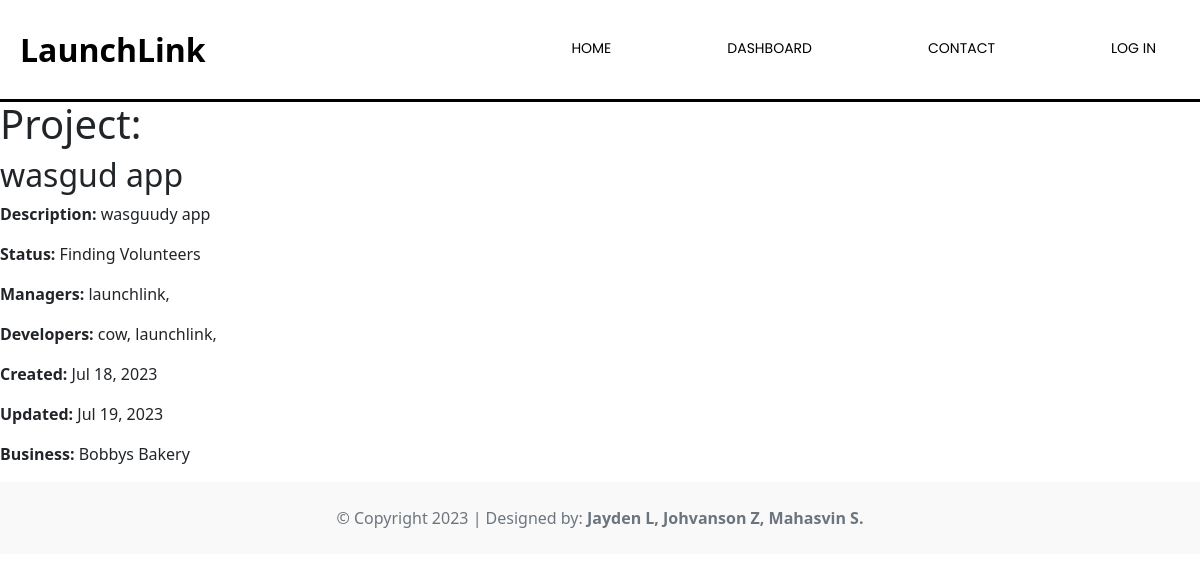
/projects/1, run on the app's committed database.
### projects/models.py (models this page shows, shortened)
class Project(models.Model):
    FINDING_VOLUNTEERS = '1'
    WORKING = '2'
    FINAL_TOUCHES = '3'
    COMPLETED = '4'
    project_status = (
        (FINDING_VOLUNTEERS, 'Finding Volunteers'),
        (WORKING, 'Working'),
        (FINAL_TOUCHES, 'Final Touches'),
        (COMPLETED, 'Completed'),
    )
    project_request = models.ForeignKey(ProjectRequest, on_delete=models.CASCADE, null=True, related_name='project')
    status = models.CharField(max_length=100, choices=project_status, default=FINDING_VOLUNTEERS)
    managers = models.ManyToManyField('accounts.Volunteer', related_name='projects_managed')
    developers = models.ManyToManyField('accounts.Volunteer', related_name='projects_developed')
    created = models.DateTimeField(auto_now_add=True)
    updated = models.DateTimeField(auto_now=True)
    product_link = models.URLField(null=True, blank=True)
    github_link = models.URLField(null=True, blank=True)
    slug = models.SlugField()

class ProjectRequest(models.Model):
    PENDING = "1"
    VERIFIED = "2"
    REJECTED = "3"
    request_status = (
        (PENDING, 'Pending'),
        (VERIFIED, 'Verified'),
        (REJECTED, 'Rejected'),
    )
    title = models.CharField(max_length=100)
    description = models.TextField()
    created = models.DateTimeField(auto_now_add=True)
    updated = models.DateTimeField(auto_now=True)
    is_business = models.BooleanField(default=False)
    business = models.ForeignKey('accounts.Business', on_delete=models.CASCADE, null=True, related_name='requests', default=None, blank=True)
    client = models.ForeignKey('accounts.Client', on_delete=models.CASCADE, null=True, related_name='requests')
    slug = models.SlugField()
    status = models.CharField(max_length=100, choices=request_status, default=PENDING)

### accounts/models.py (models this page shows, shortened)
class Volunteer(models.Model):
    user = models.OneToOneField(User, on_delete=models.CASCADE, related_name='volunteer')
    grade_level = models.IntegerField()
    volunteer_hours = models.IntegerField(default = 0)

class User(AbstractUser):
    first_name = models.CharField(max_length=150)
    last_name = models.CharField(max_length=150)
    username = models.CharField(max_length=150, unique=True)
    email = models.EmailField(max_length=254)
    number = PhoneNumberField(blank=True)
    img = models.ImageField(upload_to='avatars', blank=True, default='accounts/blank_profile.png')
    address = models.CharField(max_length=150)
    is_volunteer = models.BooleanField(default=False)
    is_client = models.BooleanField(default=False)

class Business(models.Model):
    user = models.ForeignKey(Client, on_delete=models.CASCADE, related_name='businesses')
    name = models.CharField(max_length=150)
    description = models.TextField()
    address = models.CharField(max_length=150)

### projects/views.py (the view)
# urls.py: path("<int:project_id>", views.project_view, name="project-view"),
def project_view(request, project_id):
    if Project.objects.filter(id=project_id).exists():
        project = Project.objects.get(id=project_id)
        return render(request, 'projects/project_view.html', {
            'project' : project
        })
    else:
        return redirect('about:home')

### projects/templates/projects/project_view.html (shortened to what this page needs)
{% extends 'about/layout.html' %}
{% block body %}
    <h1>Project:</h1>
    <div class="project">
        <h2>{{ project.project_request.title }}</h2>
        <p>
            <b>Description:</b> {{ project.project_request.description }}
        </p>
        <p>
            <b>Status:</b> {{ project.get_status_display }}
        </p>
        <p>
            <b>Managers:</b>
            {% for manager in project.managers.all %}
            {{ manager.user.username }},
            {% endfor %}
        </p>
        <p>
            <b>Developers:</b>
            {% for developer in project.developers.all %}
            {{ developer.user.username }},
            {% endfor %}
        </p>
        <p>
            <b>Created:</b> {{ project.created|date:"M d, Y" }}
        </p>
        <p>
            <b>Updated:</b> {{ project.updated|date:"M d, Y" }}
        </p>
        {% if project.project_request.business %}
            <p>
                <b>Business:</b> {{ project.project_request.business.name }}
            </p>
        {% else %}
            <p>
                {% if project.project_request.client %}
                    <b>Client:</b> {{ project.project_request.client }}
                {% endif %}
            </p>
        {% endif %}
    </div>
{% endblock body %}

### about/static/about/css/layout.css (style rules this page uses)
*, *:before, *:after { -moz-box-sizing: border-box; -webkit-box-sizing: border-box; box-sizing: border-box; }
body { font-family: "Comfortaa", cursive; }

### data on the page
Project: project_request "wasgud app", project_request.description "wasguudy app", status "Finding Volunteers", created "Jul 18, 2023", updated "Jul 19, 2023", project_request.business.name "Bobbys Bakery"
Volunteer: user.username "launchlink"
Volunteer: user.username "cow"
